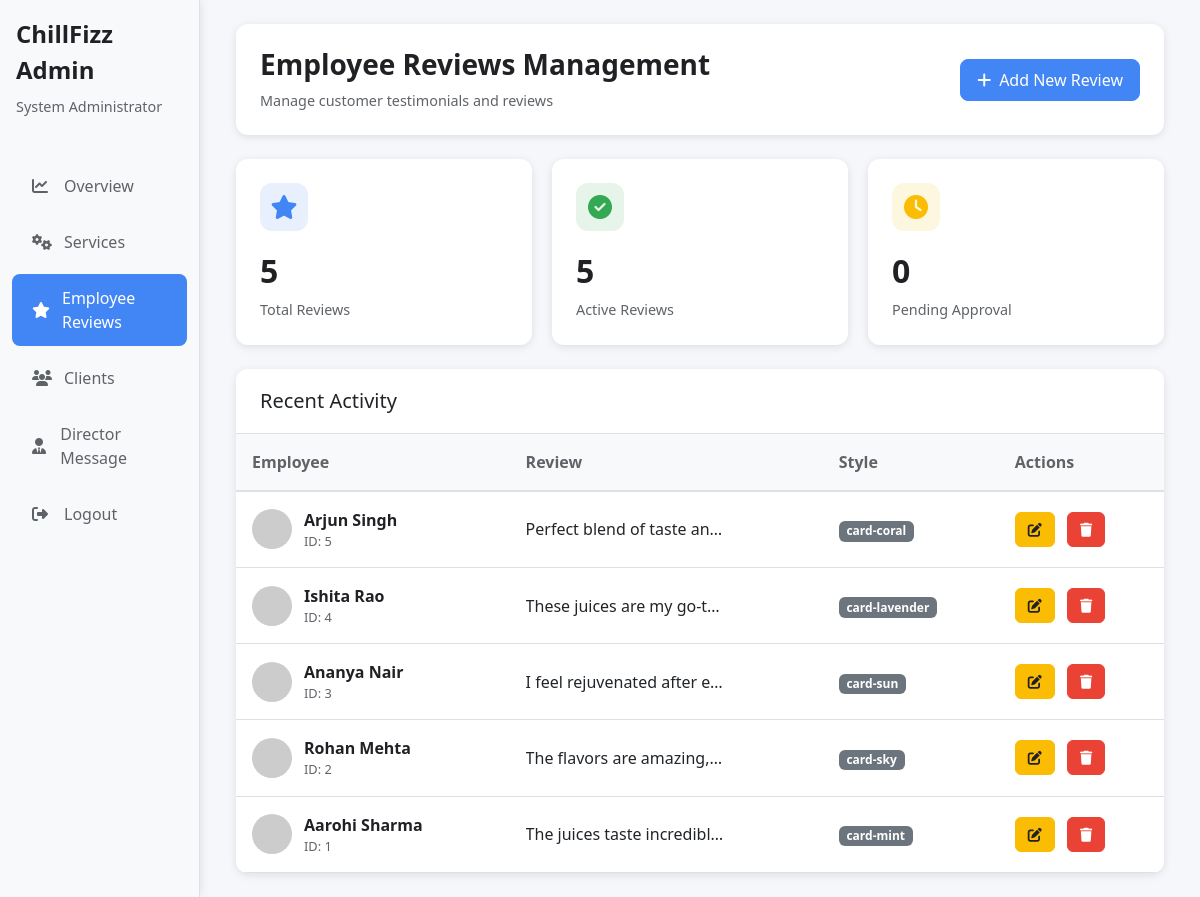
Screenshot of /reviews.php (signed in) with the database file from the repository.
### tables this page shows
CREATE TABLE employee_reviews (
    id INT AUTO_INCREMENT PRIMARY KEY,
    name VARCHAR(255) NOT NULL,
    image_url VARCHAR(500),
    review_text TEXT NOT NULL,
    card_class VARCHAR(50),
    background_color VARCHAR(100),
    rotation VARCHAR(20),
    created_at TIMESTAMP DEFAULT CURRENT_TIMESTAMP,
    updated_at TIMESTAMP DEFAULT CURRENT_TIMESTAMP ON UPDATE CURRENT_TIMESTAMP
);

### reviews.php (the view, shortened to what this page needs)
<?php
$database = new Database();
$db = $database->getConnection();
$reviews = $db->query("SELECT * FROM employee_reviews ORDER BY id DESC")->fetchAll(PDO::FETCH_ASSOC);
$totalReviews = count($reviews);
?>
<!DOCTYPE html>
<html lang="en">
<head>
    <link href="https://cdn.jsdelivr.net/npm/bootstrap@5.3.0/dist/css/bootstrap.min.css" rel="stylesheet">
    <link href="https://cdnjs.cloudflare.com/ajax/libs/font-awesome/6.4.0/css/all.min.css" rel="stylesheet">
</head>
<body>
    <div class="container-fluid">
        <div class="row">
            <div class="col-md-2 sidebar p-0">
                <div class="p-3">
                    <div class="admin-header">ChillFizz Admin</div>
                    <div class="admin-subtitle">System Administrator</div>
                </div>
                <nav class="nav flex-column mt-4">
                    <a class="nav-link" href="index.php">
                        <i class="fas fa-chart-line"></i>Overview
                    </a>
                    <a class="nav-link" href="services.php">
                        <i class="fas fa-cogs"></i>Services
                    </a>
                    <a class="nav-link active" href="reviews.php">
                        <i class="fas fa-star"></i>Employee Reviews
                    </a>
                    <a class="nav-link" href="clients.php">
                        <i class="fas fa-users"></i>Clients
                    </a>
                    <a class="nav-link" href="director.php">
                        <i class="fas fa-user-tie"></i>Director Message
                    </a>
                    <a class="nav-link" href="logout.php">
                        <i class="fas fa-sign-out-alt"></i>Logout
                    </a>
                </nav>
            </div>
            <div class="col-md-10">
                <div class="p-4">
                    <div class="header-section">
                        <div class="d-flex justify-content-between align-items-center">
                            <div>
                                <h1 class="page-title">Employee Reviews Management</h1>
                                <p class="page-subtitle">Manage customer testimonials and reviews</p>
                            </div>
                            <button class="btn btn-primary" data-bs-toggle="modal" data-bs-target="#addReviewModal">
                                <i class="fas fa-plus me-2"></i>Add New Review
                            </button>
                        </div>
                    </div>
                    <div class="stats-cards">
                        <div class="stat-card reviews">
                            <div class="icon">
                                <i class="fas fa-star"></i>
                            </div>
                            <div class="number"><?php echo $totalReviews; ?></div>
                            <div class="label">Total Reviews</div>
                        </div>
                        <div class="stat-card active">
                            <div class="icon">
                                <i class="fas fa-check-circle"></i>
                            </div>
                            <div class="number"><?php echo $totalReviews; ?></div>
                            <div class="label">Active Reviews</div>
                        </div>
                        <div class="stat-card pending">
                            <div class="icon">
                                <i class="fas fa-clock"></i>
                            </div>
                            <div class="number">0</div>
                            <div class="label">Pending Approval</div>
                        </div>
                    </div>
                    <div class="content-card">
                        <div class="card-header">
                            <h5 class="mb-0">Recent Activity</h5>
                        </div>
                        <div class="table-responsive">
                            <table class="table">
                                <thead>
                                    <tr>
                                        <th>Employee</th>
                                        <th>Review</th>
                                        <th>Style</th>
                                        <th>Actions</th>
                                    </tr>
                                </thead>
                                <tbody>
                                    <?php foreach ($reviews as $review): ?>
                                    <tr>
                                        <td>
                                            <div class="employee-info">
                                                <img src="<?php echo htmlspecialchars($review['image_url']); ?>"
                                                     alt="<?php echo htmlspecialchars($review['name']); ?>"
                                                     class="employee-avatar">
                                                <div>
                                                    <div style="font-weight: 600; color: #202124;">
                                                        <?php echo htmlspecialchars($review['name']); ?>
                                                    </div>
                                                    <div style="font-size: 0.8rem; color: #5f6368;">
                                                        ID: <?php echo $review['id']; ?>
                                                    </div>
                                                </div>
                                            </div>
                                        </td>
                                        <td>
                                            <div class="review-preview">
                                                <?php echo substr(htmlspecialchars($review['review_text']), 0, 80) . '...'; ?>
                                            </div>
                                        </td>
                                        <td>
                                            <span class="badge bg-secondary">
                                                <?php echo htmlspecialchars($review['card_class']); ?>
                                            </span>
                                        </td>
                                        <td>
                                            <button class="btn btn-sm btn-warning me-2 edit-btn"
                                                    data-id="<?php echo $review['id']; ?>"
                                                    data-name="<?php echo htmlspecialchars($review['name']); ?>"
                                                    data-image-url="<?php echo htmlspecialchars($review['image_url']); ?>"
                                                    data-review-text="<?php echo htmlspecialchars($review['review_text']); ?>"
                                                    data-card-class="<?php echo $review['card_class']; ?>"
                                                    data-background-color="<?php echo $review['background_color']; ?>"
                                                    data-rotation="<?php echo $review['rotation']; ?>"
                                                    data-bs-toggle="modal" data-bs-target="#editReviewModal">
                                                <i class="fas fa-edit"></i>
                                            </button>
                                            <form method="POST" style="display: inline;">
                                                <button type="submit" class="btn btn-sm btn-danger" onclick="return confirm('Are you sure you want to delete this review?')">
                                                    <i class="fas fa-trash"></i>
                                                </button>
                                            </form>
                                        </td>
                                    </tr>
                                    <?php endforeach; ?>
                                </tbody>
                            </table>
                        </div>
                    </div>
                </div>
            </div>
        </div>
    </div>
</body>
</html>

### reviews.php (style rules this page uses)
:root { --primary-blue: #4285f4; --light-blue: #e8f0fe; --success-green: #34a853; --light-green: #e6f4ea; --warning-yellow: #fbbc04; --light-yellow: #fef7e0; --danger-red: #ea4335; --light-red: #fce8e6; --sidebar-bg: #f8f9fa; --border-color: #e0e0e0; }
body { background-color: #f5f7fa; font-family: 'Segoe UI', Tahoma, Geneva, Verdana, sans-serif; }
.sidebar { background-color: var(--sidebar-bg); min-height: 100vh; border-right: 1px solid var(--border-color); box-shadow: 0 0 10px rgba(0,0,0,0.1); }
.sidebar .nav-link { color: #5f6368; padding: 12px 20px; margin: 4px 12px; border-radius: 8px; transition: all 0.3s ease; display: flex; align-items: center; }
.sidebar .nav-link.active { background-color: var(--primary-blue); color: white; }
.sidebar .nav-link i { width: 20px; margin-right: 12px; }
.header-section { background: white; padding: 24px; border-radius: 12px; box-shadow: 0 2px 8px rgba(0,0,0,0.1); margin-bottom: 24px; }
.stats-cards { display: grid; grid-template-columns: repeat(auto-fit, minmax(250px, 1fr)); gap: 20px; margin-bottom: 24px; }
.stat-card { background: white; padding: 24px; border-radius: 12px; box-shadow: 0 2px 8px rgba(0,0,0,0.1); transition: transform 0.3s ease; }
.stat-card .icon { width: 48px; height: 48px; border-radius: 12px; display: flex; align-items: center; justify-content: center; margin-bottom: 16px; font-size: 24px; }
.stat-card.reviews .icon { background-color: var(--light-blue); color: var(--primary-blue); }
.stat-card.active .icon { background-color: var(--light-green); color: var(--success-green); }
.stat-card.pending .icon { background-color: var(--light-yellow); color: var(--warning-yellow); }
.stat-card .number { font-size: 2rem; font-weight: 700; color: #202124; margin-bottom: 4px; }
.stat-card .label { color: #5f6368; font-size: 0.9rem; }
.content-card { background: white; border-radius: 12px; box-shadow: 0 2px 8px rgba(0,0,0,0.1); overflow: hidden; }
.content-card .card-header { background: white; border-bottom: 1px solid var(--border-color); padding: 20px 24px; display: flex; justify-content: between; align-items: center; }
.btn-primary { background-color: var(--primary-blue); border-color: var(--primary-blue); border-radius: 8px; padding: 8px 16px; font-weight: 500; }
.table { margin-bottom: 0; }
.table th { background-color: #f8f9fa; color: #5f6368; font-weight: 600; border-bottom: 2px solid var(--border-color); padding: 16px; }
.table td { padding: 16px; vertical-align: middle; border-bottom: 1px solid var(--border-color); }
.btn-sm { padding: 6px 12px; font-size: 0.875rem; border-radius: 6px; }
.btn-warning { background-color: var(--warning-yellow); border-color: var(--warning-yellow); color: #202124; }
.btn-danger { background-color: var(--danger-red); border-color: var(--danger-red); }
.admin-header { color: #202124; font-size: 1.5rem; font-weight: 600; margin-bottom: 8px; }
.admin-subtitle { color: #5f6368; font-size: 0.9rem; }
.page-title { color: #202124; font-size: 1.75rem; font-weight: 600; margin-bottom: 8px; }
.page-subtitle { color: #5f6368; font-size: 0.9rem; margin-bottom: 0; }
.review-preview { max-width: 200px; overflow: hidden; text-overflow: ellipsis; white-space: nowrap; }
.employee-avatar { width: 40px; height: 40px; border-radius: 50%; object-fit: cover; margin-right: 12px; }
.employee-info { display: flex; align-items: center; }

### rows the page displays
employee_reviews: name "Arjun Singh", id "5", review_text "Perfect blend of taste an…", card_class "card-coral"
employee_reviews: name "Ishita Rao", id "4", review_text "These juices are my go-t…", card_class "card-lavender"
employee_reviews: name "Ananya Nair", id "3", review_text "I feel rejuvenated after e…", card_class "card-sun"
employee_reviews: name "Rohan Mehta", id "2", review_text "The flavors are amazing,…", card_class "card-sky"
employee_reviews: name "Aarohi Sharma", id "1", review_text "The juices taste incredibl…", card_class "card-mint"

### other values shown
$totalReviews "5"
